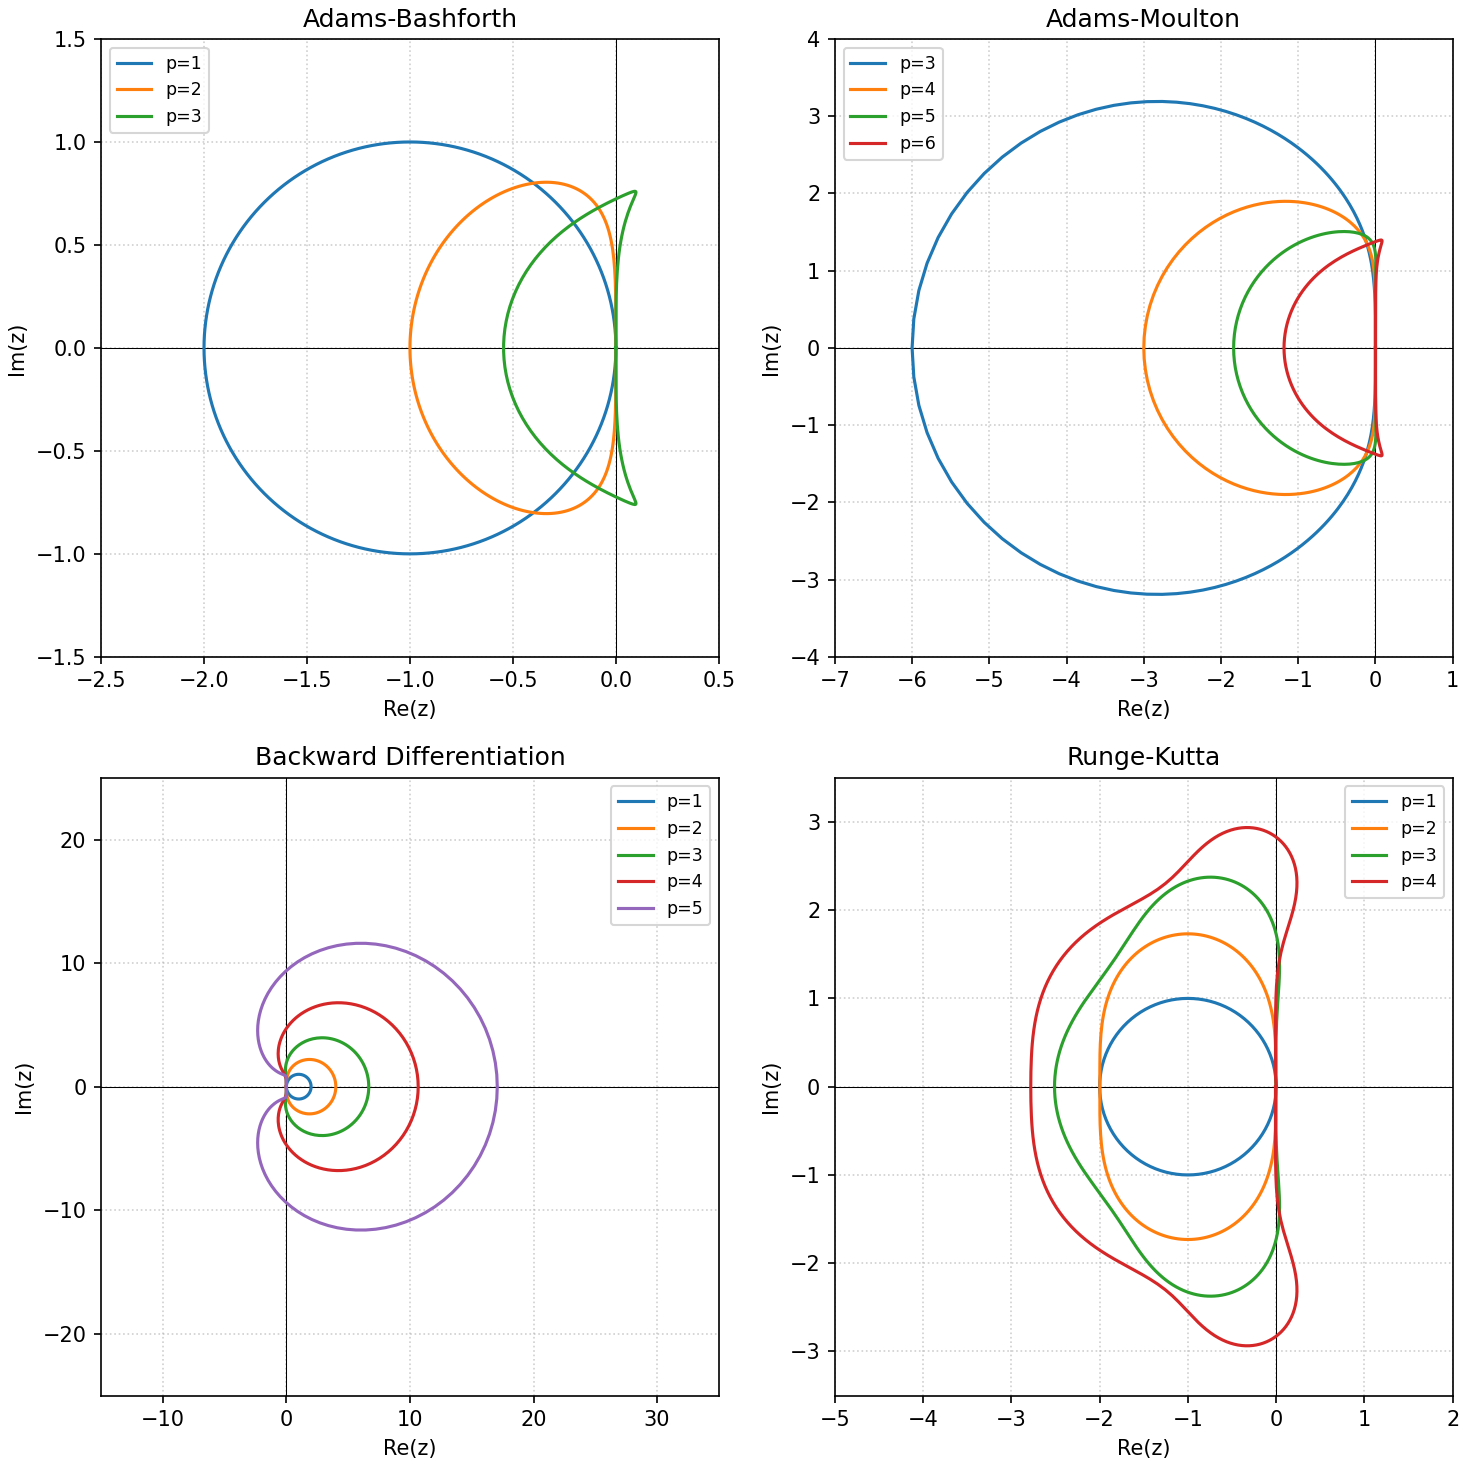

This chart was generated by the following Python code:
import numpy as np
import matplotlib.pyplot as plt
from pathlib import Path


def plot_stability_regions():
    # 図の設定
    fig, axs = plt.subplots(2, 2, figsize=(10, 10))
    plt.subplots_adjust(wspace=0.5, hspace=0.5)

    # 共通定義
    # z は単位円 e^(i*theta) を表す
    # MATLAB: z = exp(1i*pi*(0:200)/100);
    theta = np.linspace(0, 2, 201) * np.pi
    z = np.exp(1j * theta)
    r = z - 1

    # 軸描画の補助関数
    def plot_axes(ax, xlim, ylim):
        ax.plot(xlim, [0, 0], "k-", lw=0.5)  # x軸
        ax.plot([0, 0], ylim, "k-", lw=0.5)  # y軸
        ax.set_xlim(xlim)
        ax.set_ylim(ylim)
        ax.set_aspect("equal")
        ax.set_xlabel("Re(z)")
        ax.set_ylabel("Im(z)")
        ax.grid(True, linestyle=":", alpha=0.6)

    # ---------------------------------------------------------
    # 1. Adams-Bashforth（左上）
    # ---------------------------------------------------------
    ax = axs[0, 0]
    plot_axes(ax, [-2.5, 0.5], [-1.5, 1.5])
    ax.set_title("Adams-Bashforth")

    # 次数 1
    s = 1.0
    curve = r / s
    ax.plot(np.real(curve), np.imag(curve), label="p=1")

    # 次数 2
    s = (3 - 1 / z) / 2
    curve = r / s
    ax.plot(np.real(curve), np.imag(curve), label="p=2")

    # 次数 3
    s = (23 - 16 / z + 5 / (z**2)) / 12
    curve = r / s
    ax.plot(np.real(curve), np.imag(curve), label="p=3")
    ax.legend(loc="best", fontsize="small")

    # ---------------------------------------------------------
    # 2. Adams-Moulton（右上）
    # ---------------------------------------------------------
    ax = axs[0, 1]
    plot_axes(ax, [-7, 1], [-4, 4])
    ax.set_title("Adams-Moulton")

    # 次数 3
    s = (5 * z + 8 - 1 / z) / 12
    curve = r / s
    ax.plot(np.real(curve), np.imag(curve), label="p=3")

    # 次数 4
    s = (9 * z + 19 - 5 / z + 1 / (z**2)) / 24
    curve = r / s
    ax.plot(np.real(curve), np.imag(curve), label="p=4")

    # 次数 5
    s = (251 * z + 646 - 264 / z + 106 / (z**2) - 19 / (z**3)) / 720
    curve = r / s
    ax.plot(np.real(curve), np.imag(curve), label="p=5")

    # 次数 6（式は d を使う）
    d = 1 - 1 / z
    s = 1 - d / 2 - d**2 / 12 - d**3 / 24 - 19 * (d**4) / 720 - 3 * (d**5) / 160
    curve = d / s
    ax.plot(np.real(curve), np.imag(curve), label="p=6")
    ax.legend(loc="best", fontsize="small")

    # ---------------------------------------------------------
    # 3. Backward Differentiation（左下）
    # ---------------------------------------------------------
    ax = axs[1, 0]
    plot_axes(ax, [-15, 35], [-25, 25])
    ax.set_title("Backward Differentiation")

    # 次数 1〜5
    # MATLAB: r = 0; for i = 1:5, r = r+(d.^i)/i; plot(r), end
    d = 1 - 1 / z
    r_bdf = 0
    for i in range(1, 6):
        r_bdf = r_bdf + (d**i) / i
        ax.plot(np.real(r_bdf), np.imag(r_bdf), label=f"p={i}")
    ax.legend(loc="best", fontsize="small")

    # ---------------------------------------------------------
    # 4. Runge-Kutta（右下）
    # ---------------------------------------------------------
    ax = axs[1, 1]
    plot_axes(ax, [-5, 2], [-3.5, 3.5])
    ax.set_title("Runge-Kutta")

    # Newton反復で境界を追跡
    # 次数 1
    w = 0 + 0j
    W = [w]
    for i in range(1, len(z)):
        # w = w-(1+w-z(i));
        w = w - (1 + w - z[i])
        W.append(w)
    W = np.array(W)
    ax.plot(np.real(W), np.imag(W), label="p=1")

    # 次数 2
    w = 0 + 0j
    W = [w]
    for i in range(1, len(z)):
        # w = w-(1+w+.5*w^2-z(i)^2)/(1+w);
        numerator = 1 + w + 0.5 * (w**2) - (z[i] ** 2)
        denominator = 1 + w
        w = w - numerator / denominator
        W.append(w)
    W = np.array(W)
    ax.plot(np.real(W), np.imag(W), label="p=2")

    # 次数 3
    w = 0 + 0j
    W = [w]
    for i in range(1, len(z)):
        # w = w-(1+w+.5*w^2+w^3/6-z(i)^3)/(1+w+w^2/2);
        numerator = 1 + w + 0.5 * (w**2) + (w**3) / 6 - (z[i] ** 3)
        denominator = 1 + w + 0.5 * (w**2)
        w = w - numerator / denominator
        W.append(w)
    W = np.array(W)
    ax.plot(np.real(W), np.imag(W), label="p=3")

    # 次数 4
    w = 0 + 0j
    W = [w]
    for i in range(1, len(z)):
        # w = w-(1+w+.5*w^2+w^3/6+w.^4/24-z(i)^4)/(1+w+w^2/2+w.^3/6);
        numerator = 1 + w + 0.5 * (w**2) + (w**3) / 6 + (w**4) / 24 - (z[i] ** 4)
        denominator = 1 + w + 0.5 * (w**2) + (w**3) / 6
        w = w - numerator / denominator
        W.append(w)
    W = np.array(W)
    ax.plot(np.real(W), np.imag(W), label="p=4")
    ax.legend(loc="best", fontsize="small")

    fig.tight_layout()
    output_path = Path(__file__).with_name("stability.png")
    fig.savefig(output_path, bbox_inches="tight", pad_inches=0.05, dpi=150)
    plt.show()


if __name__ == "__main__":
    plot_stability_regions()
